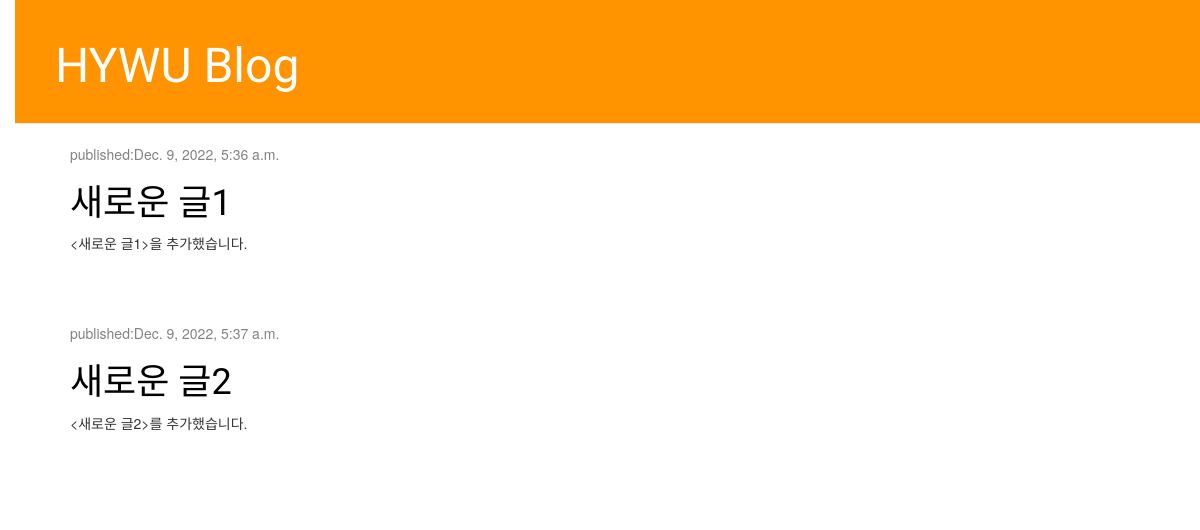
/blog/, run on an earlier commit of the app's database.
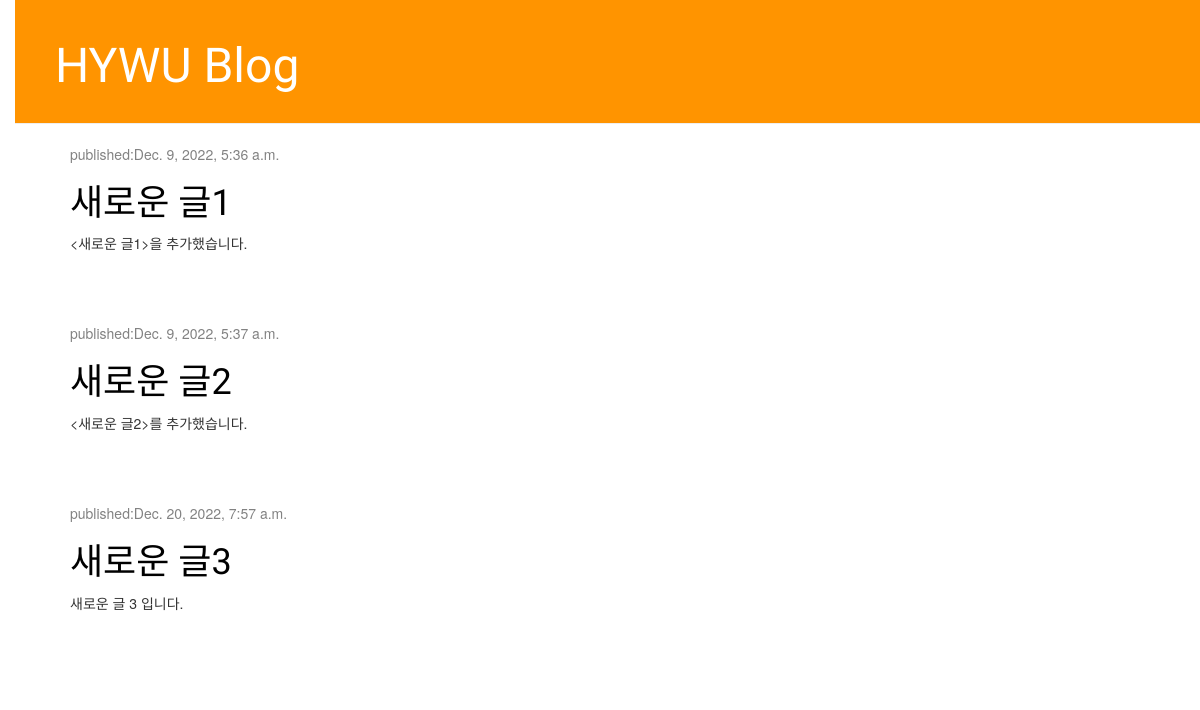
And on a later commit of the database.
### blog/models.py (models this page shows, shortened)
class Post(models.Model):
    author = models.ForeignKey(settings.AUTH_USER_MODEL, on_delete=models.CASCADE)
    title = models.CharField(max_length=200)
    text = models.TextField()
    created_date = models.DateTimeField(
        default=timezone.now)
    published_date = models.DateTimeField(
        blank=True, null=True)

### blog/views.py (the view)
# urls.py: path('',views.post_list, name='post_list'),
def post_list(request):
    posts=Post.objects.filter(published_date__lte=timezone.now()).order_by('published_date')
    return render(request, 'blog/post_list.html', {'posts':posts})

### blog/templates/blog/post_list.html
{% extends 'blog/base.html' %}
{% block content %}
{% for post in posts %}
<div class="post">
    <div class="date">
        <p>published:{{post.published_date}}</p>
    </div>
    <h1><a href="{% url 'blog:post_detail' pk=post.pk %}">{{post.title}}</a></h1>
    <p>{{post.text | linebreaksbr}}</p>
</div>
{% endfor %}
{% endblock %}

What changed in the data, as far as the page shows it:
added Post: published_date "Dec. 20, 2022, 7:57 a.m.", title "새로운 글3", text "새로운 글 3 입니다."
